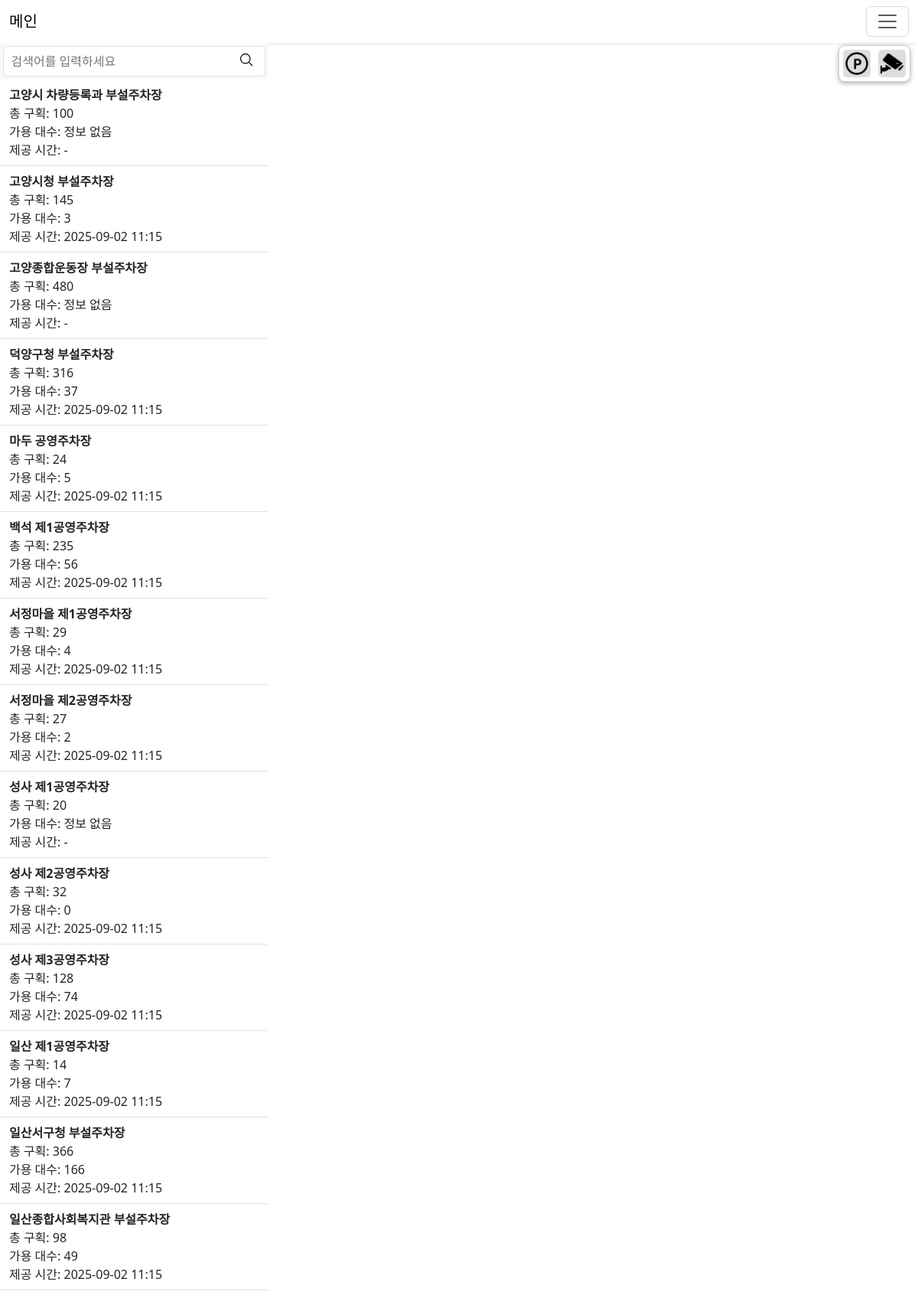
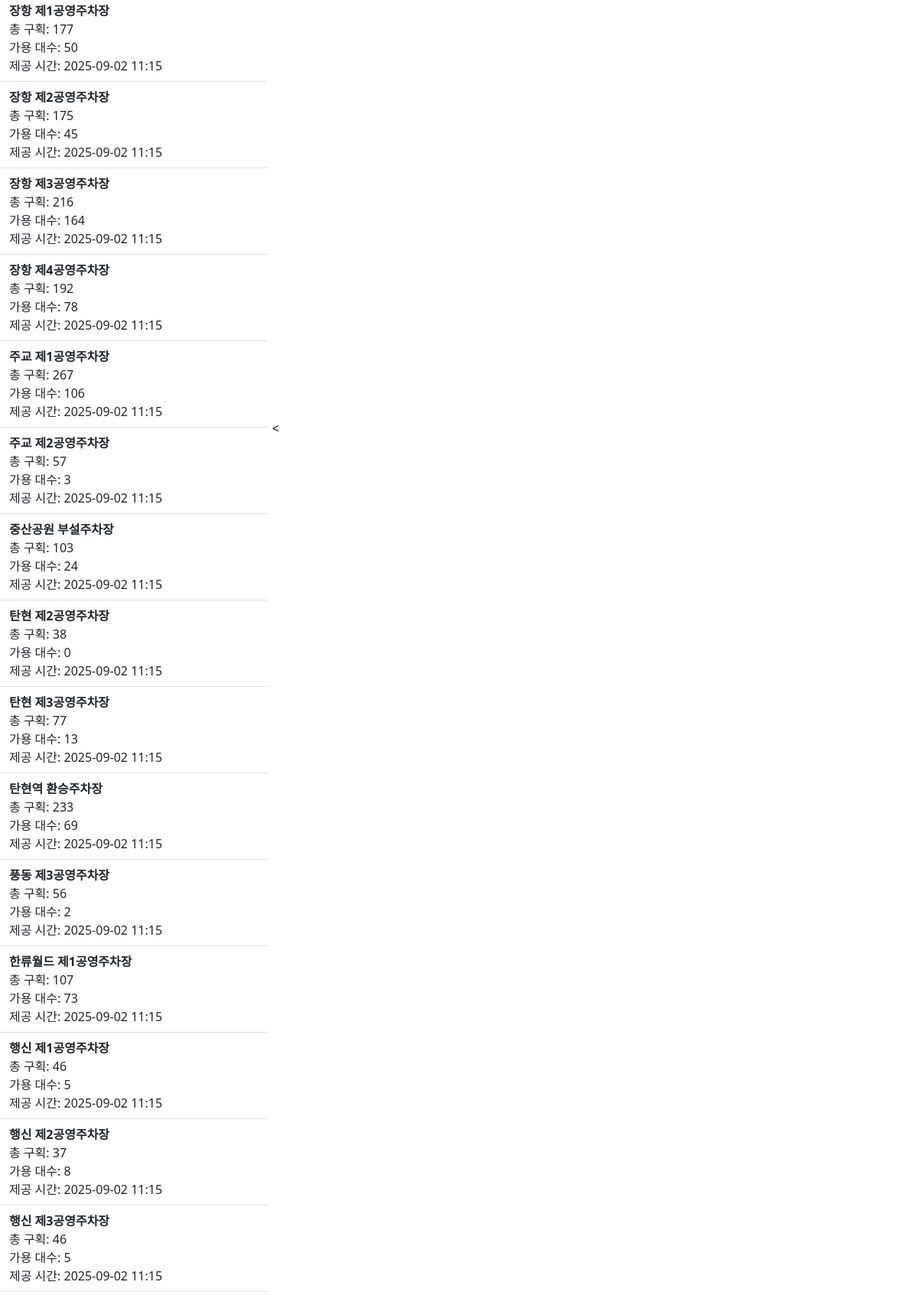
The page / (upper part) on the database its author committed (2 pictures, top to bottom).
### second/models.py (models this page shows, shortened)
class ParkingBasic(models.Model):
    latCrdn = models.CharField(max_length=50, null=True)      # 위도
    lonCrdn = models.CharField(max_length=50, null=True)      # 경도
    pkplcNm = models.CharField(max_length=200, null=True)     # 주차장명
    pkplcId = models.CharField(max_length=50, unique=True, null=True)  # 주차장 ID
    roadNmAddr = models.CharField(max_length=300, null=True)  # 도로명 주소
    pklotCnt = models.CharField(max_length=20, null=True)     # 주차구획 수
    wkdayOprtStartTime = models.CharField(max_length=20, null=True)
    wkdayOprtEndTime = models.CharField(max_length=20, null=True)
    satOprtStartTime = models.CharField(max_length=20, null=True)
    satOprtEndTime = models.CharField(max_length=20, null=True)
    hldyOprtStartTime = models.CharField(max_length=20, null=True)
    hldyOprtEndTime = models.CharField(max_length=20, null=True)
    parkingBscTime = models.CharField(max_length=20, null=True)
    parkingBscFare = models.CharField(max_length=20, null=True)
    addUnitTime = models.CharField(max_length=20, null=True)
    addUnitFare = models.CharField(max_length=20, null=True)
    updated_at = models.DateTimeField(auto_now=True)  # 저장/갱신 시간

class ParkingAvailability(models.Model):
    laeNm = models.CharField(max_length=100)       # 지방자치단체명
    pkplcId = models.CharField(max_length=50, unique=True)      # 주차장ID
    pkplcNm = models.CharField(max_length=200)     # 주차장명
    pklotCnt = models.CharField(max_length=20)     # 주차구획 수
    avblPklotCnt = models.CharField(max_length=20) # 가용 주차구획 수
    ocrnDt = models.CharField(max_length=50)       # 제공시간
    saved_at = models.DateTimeField(auto_now_add=True)  # DB 저장 시각

### second/views.py (the view)
# urls.py: path('', views.map_view, name='map_view'),
def map_view(request):
    basics = ParkingBasic.objects.all()
    availability = ParkingAvailability.objects.all()
    cctv = CCTV.objects.all()
    fav_ids = set()
    if request.user.is_authenticated:
        fav_ids = set(
            Favorite.objects.filter(user=request.user)
            .values_list('parking__pkplcId', flat=True)
        )
    availability_dict = {
        a.pkplcNm: {
            "available": int(a.avblPklotCnt),
            "time": a.ocrnDt[0:16]
        }
        for a in availability
    }
    basics_list = []
    for b in basics:
        name = b.pkplcNm
        pkplc_id = b.pkplcId
        basic_info = {
            "id": pkplc_id,  # ← JS에서 즐겨찾기 토글 시 사용 (data-pk로 전달)
            "name": name,
            "lat": float(b.latCrdn),
            "lng": float(b.lonCrdn),
            "total": int(b.pklotCnt) if b.pklotCnt else 0,
            "address": b.roadNmAddr,
            "weekdayTime": f"{b.wkdayOprtStartTime} ~ {b.wkdayOprtEndTime}",
            "saturdayTime": f"{b.satOprtStartTime} ~ {b.satOprtEndTime}",
            "holidayTime": f"{b.hldyOprtStartTime} ~ {b.hldyOprtEndTime}",
            "basicRate": f"{b.parkingBscFare}원 / {b.parkingBscTime}분",
            "addRate": f"{b.addUnitFare}원 / {b.addUnitTime}분",
            "avblPklotCnt": availability_dict.get(name, {}).get("available", "정보 없음"),
            "ocrnDt": availability_dict.get(name, {}).get("time", "-"),
            "isFavorite": pkplc_id in fav_ids,
        }
        basics_list.append(basic_info)
    basics_list.sort(key=lambda b: b["name"])
    import json
    basics_json = json.dumps(basics_list)
    cctvList = []
    for c in cctv:
        roadNmAddr = c.roadNmAddr
        cctv_info = {"name": roadNmAddr, "lat": float(c.latCrdn), "lng": float(c.lonCrdn)}
        cctvList.append(cctv_info)
    cctv_json = json.dumps(cctvList)
    availability_json = json.dumps([
        {
            "name": a.pkplcNm,
            "total": int(a.pklotCnt),
            "available": int(a.avblPklotCnt),
            "time": a.ocrnDt
        }
        for a in availability
    ])
    autocomplete_names = list(set(
        [b["name"] for b in basics_list] +
        [c["name"] for c in cctvList]
    ))
    autocomplete_names.sort()
    autocomplete_json = json.dumps(autocomplete_names)
    context = {
        "basics": basics_list,
        "basics_json": basics_json,
        "cctv_json": cctv_json,
        "availability_json": availability_json,
    }
    return render(request, "main.html", context)

### second/templates/main.html (shortened to what this page needs)
{% extends 'base.html' %}
{% load static %}
{% block content %}
<div class="container-fluid p-0 m-0">
    <div class="d-flex full-height">
        <div id="sidebar">
            <div class="sidebar d-flex flex-column">
                <div id="search">
                    <div class="form-control focus-ring  searchInput my-1 px-2" style="width: 98%; margin: 0 auto;">
                        <input type="text" class="dropdown-toggle" id="search-input"
                               placeholder="검색어를 입력하세요" data-bs-toggle="dropdown" aria-expanded="false">
                        <button style="background-color: white; border: 0; display: flex; justify-content: center; align-content: center"
                                id="search-btn" type="button">
                            <svg xmlns="http://www.w3.org/2000/svg" fill="none" viewBox="0 0 24 24" stroke-width="1.5"
                                 stroke="currentColor" style="width: 20px">
                                <path stroke-linecap="round" stroke-linejoin="round"
                                      d="m21 21-5.197-5.197m0 0A7.5 7.5 0 1 0 5.196 5.196a7.5 7.5 0 0 0 10.607 10.607Z"/>
                            </svg>
                        </button>
                    </div>
                </div>
                <ul id="parking-list" class="list-group list-group-flush flex-grow-1 overflow-auto">
                    {% for b in basics %}
                    <li class="list-group-item parking-item" data-name="{{ b.name }}" id="{{b.name}}">
                        <div class="fw-bold">{{ b.name }}</div>
                        총 구획: {{ b.total }}<br>
                        가용 대수: {{ b.avblPklotCnt }}<br>
                        제공 시간: {{ b.ocrnDt }}<br>
                    </li>
                    {% endfor %}
                </ul>
            </div>
            <button id="sidebar_toggle" onclick="toggle_sidebar()">
                <
            </button>
        </div>
        <div class="map-area">
            <div id="map" style="width:100%; height:100%;"></div>
            <div class="map-toggle-controls">
                <button onclick="toggleParkingMarkers()" id="parkingToggleBtn" style="background-color:#ddd"><img
                        src="{% static 'imgs/parking-area.png' %}" alt="주차장" width="30"></button>
                <button onclick="toggleCCTVMarkers()" id="cctvToggleBtn" style="background-color:#ddd"><img
                        src="{% static 'imgs/security-camera.png' %}" alt="CCTV" width="30"></button>
            </div>
        </div>
    </div>
</div>
{% endblock %}

### second/templates/base.html (style rules this page uses)
input, input:focus { outline: none; box-shadow: none; }
.searchInput { display: flex; }
.searchInput > input { flex: auto; }

### second/templates/main.html (style rules this page uses)
html, body { margin: 0; padding: 0; height: 100%; overflow: hidden; }
*, *::before, *::after { box-sizing: border-box; }
.full-height { height: calc(100vh - 56px); }
.sidebar { width: 350px; background-color: #f8f9fa; overflow-y: auto; }
.map-area { flex-grow: 1; height: 100%; position: relative; }
.list-group-item { margin: 0; padding-left: 12px; padding-right: 12px; border-left: none; border-right: none; }
.sidebar { width: 350px; height: calc(100vh - 56px); display: flex; flex-direction: column; }
.sidebar ul.list-group { flex-grow: 1; overflow-y: auto; margin: 0; padding: 0; }
.map-toggle-controls { position: absolute; top: 3px; right: 10px; z-index: 10; background: white; border: 1px solid #ccc; border-radius: 8px; padding: 5px; box-shadow: 0 2px 6px rgba(0, 0, 0, 0.3); display: flex; gap: 10px; align-items: center; }
.map-toggle-controls button { background: white; border: none; cursor: pointer; padding: 3px; border-radius: 5px; display: flex; align-items: center; justify-content: center; }
.map-toggle-controls button img { width: 30px; height: 30px; }
#sidebar { position: fixed; width: 350px; z-index: 3 }
#sidebar_toggle { background-color: white; position: absolute; top: 50%; right: -20px; width: 20px; height: 50px; padding: 0; margin: 0; border-bottom-right-radius: 5px; border-top-right-radius: 5px; border: 0; }
input { border: 0; }
li { cursor: pointer; }

### rows shown on the page
ParkingBasic: name "고양시 차량등록과 부설주차장"
ParkingAvailability: name "고양시청 부설주차장", total "145", avblPklotCnt "3", ocrnDt "2025-09-02 11:15"
ParkingBasic: name "고양종합운동장 부설주차장"
ParkingAvailability: name "덕양구청 부설주차장", total "316", avblPklotCnt "37", ocrnDt "2025-09-02 11:15"
ParkingAvailability: name "마두 공영주차장", total "24", avblPklotCnt "5", ocrnDt "2025-09-02 11:15"
ParkingAvailability: name "백석 제1공영주차장", total "235", avblPklotCnt "56", ocrnDt "2025-09-02 11:15"
ParkingAvailability: name "서정마을 제1공영주차장", total "29", avblPklotCnt "4", ocrnDt "2025-09-02 11:15"
ParkingAvailability: name "서정마을 제2공영주차장", total "27", avblPklotCnt "2", ocrnDt "2025-09-02 11:15"
ParkingBasic: name "성사 제1공영주차장"
ParkingAvailability: name "성사 제2공영주차장", total "32", avblPklotCnt "0", ocrnDt "2025-09-02 11:15"
ParkingAvailability: name "성사 제3공영주차장", total "128", avblPklotCnt "74", ocrnDt "2025-09-02 11:15"
ParkingAvailability: name "일산 제1공영주차장", total "14", avblPklotCnt "7", ocrnDt "2025-09-02 11:15"
ParkingAvailability: name "일산서구청 부설주차장", total "366", avblPklotCnt "166", ocrnDt "2025-09-02 11:15"
ParkingAvailability: name "일산종합사회복지관 부설주차장", total "98", avblPklotCnt "49", ocrnDt "2025-09-02 11:15"
ParkingAvailability: name "장항 제1공영주차장", total "177", avblPklotCnt "50", ocrnDt "2025-09-02 11:15"
ParkingAvailability: name "장항 제2공영주차장", total "175", avblPklotCnt "45", ocrnDt "2025-09-02 11:15"
ParkingAvailability: name "장항 제3공영주차장", total "216", avblPklotCnt "164", ocrnDt "2025-09-02 11:15"
ParkingAvailability: name "장항 제4공영주차장", total "192", avblPklotCnt "78", ocrnDt "2025-09-02 11:15"
ParkingAvailability: name "주교 제1공영주차장", total "267", avblPklotCnt "106", ocrnDt "2025-09-02 11:15"
ParkingAvailability: name "주교 제2공영주차장", total "57", avblPklotCnt "3", ocrnDt "2025-09-02 11:15"
ParkingAvailability: name "중산공원 부설주차장", total "103", avblPklotCnt "24", ocrnDt "2025-09-02 11:15"
ParkingAvailability: name "탄현 제2공영주차장", total "38", avblPklotCnt "0", ocrnDt "2025-09-02 11:15"
ParkingAvailability: name "탄현 제3공영주차장", total "77", avblPklotCnt "13", ocrnDt "2025-09-02 11:15"
ParkingAvailability: name "탄현역 환승주차장", total "233", avblPklotCnt "69", ocrnDt "2025-09-02 11:15"
ParkingAvailability: name "풍동 제3공영주차장", total "56", avblPklotCnt "2", ocrnDt "2025-09-02 11:15"
ParkingAvailability: name "한류월드 제1공영주차장", total "107", avblPklotCnt "73", ocrnDt "2025-09-02 11:15"
ParkingBasic: name "행신 제1공영주차장"
ParkingAvailability: name "행신 제2공영주차장", total "37", avblPklotCnt "8", ocrnDt "2025-09-02 11:15"
ParkingBasic: name "행신 제3공영주차장"

### other values the page prints
{{ b.total }} "100" "480" "20" "46" "46"
{{ b.avblPklotCnt }} "정보 없음" "정보 없음" "정보 없음" "5" "5"
{{ b.ocrnDt }} "-" "-" "-" "2025-09-02 11:15" "2025-09-02 11:15"
